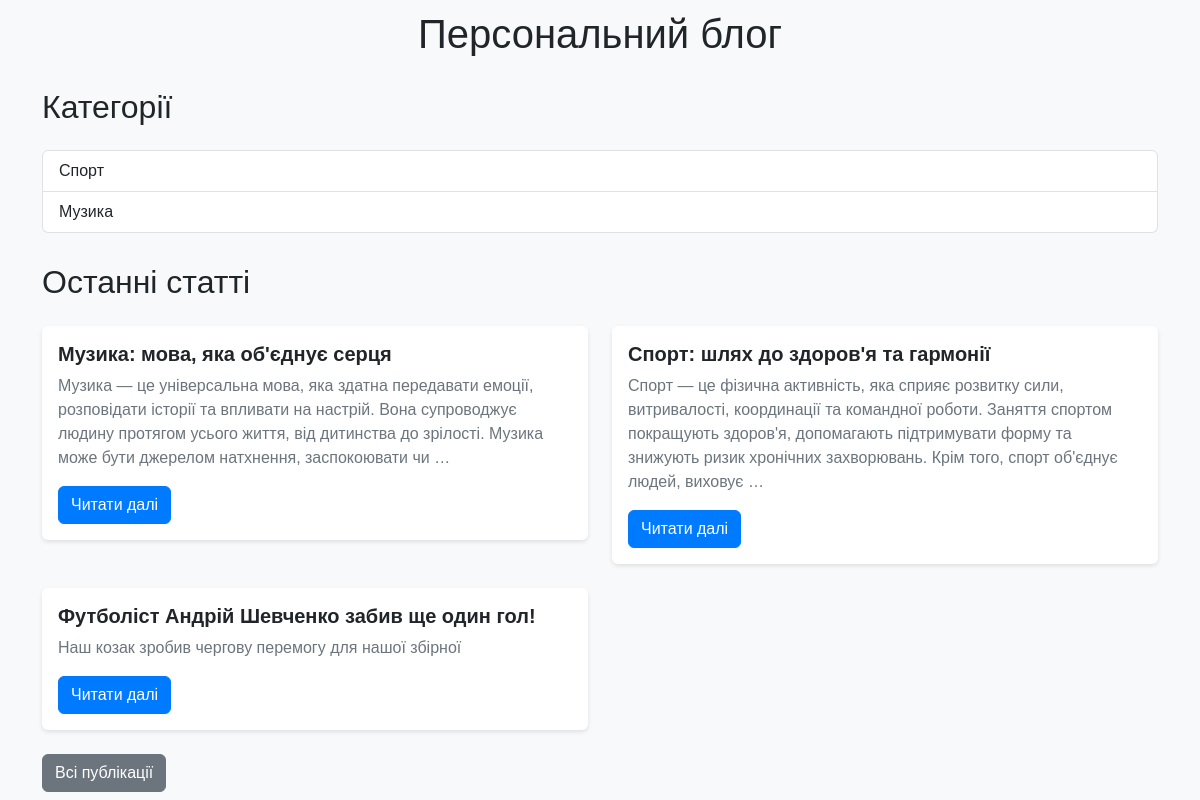
The app's page /, older data.
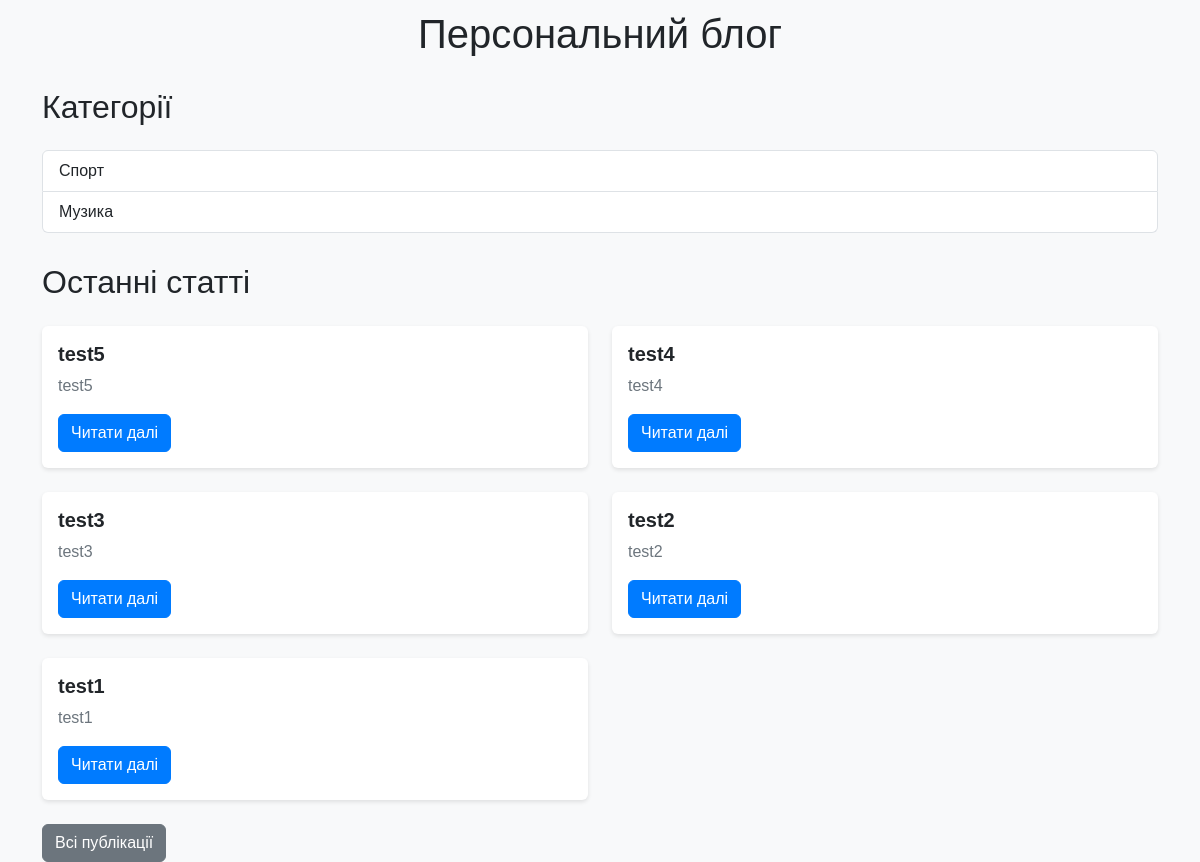
The same page, newer data.
### app_blog/models.py (models this page shows, shortened)
class Category(models.Model):
    category = models.CharField(u'Категорія', max_length=250, help_text=u'Максимум 250 символів')
    slug = models.SlugField(u'Слаг', default='')
    class Meta:
        verbose_name = u'Категорія для новини'
        verbose_name_plural = u'Категорії для новин'

class Article(models.Model):
    title = models.CharField(u'Заголовок', max_length=250, help_text=u'Максимум 250 символів')
    description = models.TextField(blank=True, verbose_name=u'Опис')
    pub_date = models.DateTimeField(u'Дата публікації', default=timezone.now)
    slug = models.SlugField(u'Слаг', unique_for_date='pub_date')
    main_page = models.BooleanField(u'Головна', default=False, help_text=u'Показувати на головній сторінці')
    category = models.ForeignKey(Category, related_name='articles', blank=True, null=True,
                                 verbose_name=u'Категорія', on_delete=models.CASCADE)
    class Meta:
        ordering = ['-pub_date']
        verbose_name = u'Стаття'
        verbose_name_plural = u'Статті'
    def get_absolute_url(self):
        return reverse('article_detail', args=[self.slug])

### app_blog/views.py (the view)
# urls.py: path('', HomePageView.as_view(), name='home'),  # Головна сторінка
class HomePageView(TemplateView):
    template_name = 'index.html'
    def get_context_data(self, **kwargs):
        context = super().get_context_data(**kwargs)
        context['articles'] = Article.objects.all().order_by('-pub_date')[:5]
        context['categories'] = Category.objects.all()
        return context

### app_blog/templates/index.html
{% extends "base.html" %}
{% load static %}
{% block content %}
<h2 class="mb-4">Категорії</h2>
{% if categories %}
<div class="list-group mb-4">
    {% for item in categories %}
    <a href="{% url 'article_list' %}?category_slug={{ item.slug }}" class="list-group-item list-group-item-action">
        {{ item.category }}
    </a>
    {% endfor %}
</div>
{% endif %}
<h2 class="mb-4">Останні статті</h2>
{% if articles %}
<div class="row">
    {% for article in articles %}
    <div class="col-md-6 mb-4">
        <div class="card">
            <div class="card-body">
                <h5 class="card-title">{{ article.title }}</h5>
                <p class="card-text">{{ article.description|safe|escape|striptags|truncatewords_html:32 }}</p>
                <a href="{{ article.get_absolute_url }}" class="btn btn-primary">Читати далі</a>
            </div>
        </div>
    </div>
    {% endfor %}
</div>
{% else %}
<p class="text-muted">Немає статей для відображення.</p>
{% endif %}
<a href="{% url 'article_list' %}" class="btn btn-secondary">Всі публікації</a>
{% endblock %}

Row changes from the older to the newer data that the page shows:
no longer on this page (row unchanged): Article: title "Музика: мова, яка об'єднує серця", description "Музика — це універсальна мова, яка здатна передавати емоції, розповідати історії та впливати на настрій. Вона супроводжує людину протягом усього життя, від дитинства до зрілості. Музика може бути джерелом натхнення, заспокоювати чи …"
no longer on this page (row unchanged): Article: title "Спорт: шлях до здоров'я та гармонії", description "Спорт — це фізична активність, яка сприяє розвитку сили, витривалості, координації та командної роботи. Заняття спортом покращують здоров'я, допомагають підтримувати форму та знижують ризик хронічних захворювань. Крім того, спорт об'єднує людей, виховує …"
no longer on this page (row unchanged): Article: title "Футболіст Андрій Шевченко забив ще один гол!", description "Наш козак зробив чергову перемогу для нашої збірної"
added Article: title "test5", description "test5"
added Article: title "test4", description "test4"
added Article: title "test3", description "test3"
added Article: title "test2", description "test2"
added Article: title "test1", description "test1"
